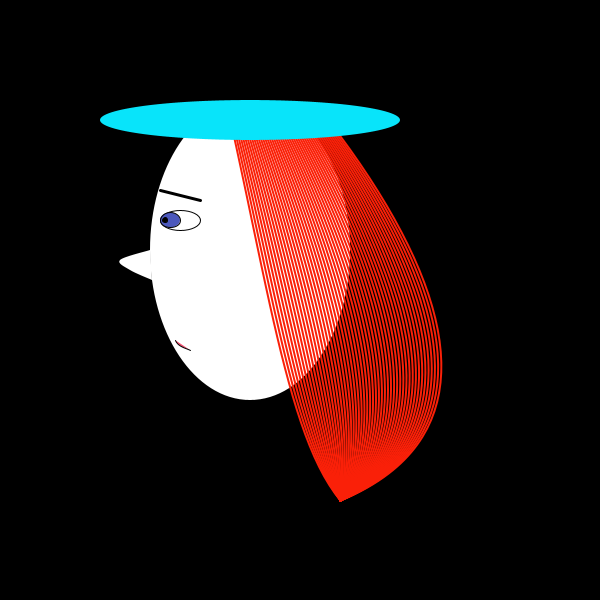
Frame 1 (no input)
Frame 60 (the mouse pressed at the canvas centre just before this capture): identical to frame 1, image omitted
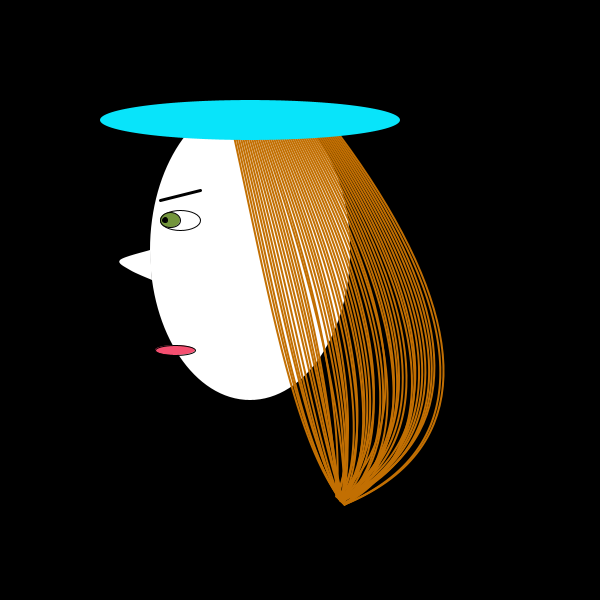
Frame 120 (the mouse held since frame 60 and released just before this capture)

The Processing sketch that drew these frames (run headless with seeded random() and noise(); from frame 60 on, the mouse is pressed at the canvas centre):

// Processing sketch: processing_85088
// ── processing_85088.pde

/*

funny face 
touch hair and see reaction
click mouse and see reaction

*/

boolean first_run = true;
int red_hair = 0;
int blue_hair = 0;
int green_hair = 0;
int click_count = 0;

void setup(){
  size(600,600);
  smooth();
   
}
 
void draw(){
  
 background(0);
 float[] move_on_x_range = new float[]{244, 441};
 float[] move_on_y_range = new float[]{145, 502};

   
 //head
 noStroke();
 fill(255);
 ellipse(250,250, 200, 300);
  
 //nose
 //triangle(150, 270, 160, 290, 120, 290);
  //stroke(0);
  beginShape();
  curveVertex(150, 250); // the first control point
  curveVertex(150, 250); // is also the start point of curve

  curveVertex(120, 260);
  curveVertex(130, 270);
  curveVertex(152, 280); // the last point of curve
  curveVertex(152, 280); // is also the last control point
  endShape();
  
 //eye brow
 stroke(0);
 strokeWeight(3);
 
 if ( mouseX > move_on_x_range[0] && mouseX < move_on_x_range[1] && mouseY > move_on_y_range[0] && mouseY < move_on_y_range[1]) {
   line(160, 200, 200, 190);

 }
 else {
   line( 200, 200,160, 190); 
   
 }
 
 //eye
 strokeWeight(1);
 stroke(0);
 fill(255);
 ellipse(180,220, 40, 20);
 
 if ( click_count == 0) { 
   fill(76,88,188);
 }
 else
 {
   fill(red_hair, blue_hair, green_hair);
 }
 ellipse(170,220,20, 15);
 fill(0);
 ellipse(165,220,5, 5);
  
  
 //mouth
 
  fill(245,79,112);
  if ( mouseX > move_on_x_range[0] && mouseX < move_on_x_range[1] && mouseY > move_on_y_range[0] && mouseY < move_on_y_range[1]) {
    
    ellipse(175, 350, 40, 10);
  }
  else {
    curve(175, 310, 175, 340, 190, 350, 190, 350);  
  }
  
  noFill();
  strokeWeight(2);
  //stroke(random(0, 255), random(0, 255), random(0,255));
  
  if (first_run) {
    red_hair = 250;
    blue_hair = 32;
    green_hair = 8;
  }
  
  if (mousePressed){
     red_hair = int(random(0, 255));
     blue_hair = int(random(0, 255));
     green_hair = int(random(0, 255));   
     click_count++;
  }
  
  stroke(red_hair,blue_hair,green_hair);
  
  //move_on_y_range
  for (int i = 0; i < 100; i+=2){
     int add_movement = 0;
     int random_incr = 0;
     //println(mouseX + ", " + mouseY);
     if ( mouseX > move_on_x_range[0] && mouseX < move_on_x_range[1] && mouseY > move_on_y_range[0] && mouseY < move_on_y_range[1]) {
       //add_movement = 50;
       random_incr = int(random(-5, 5));
     }
     //println("mousX = " + mouseX + "mousY = " + mouseY  + " add_movement = " + add_movement);  
     bezier(230+i,120, 270+(i*2),300,  290+ (i*2) +random_incr,440+random_incr, 340+random_incr,500 +random_incr);
  }
   
  first_run = false;
   
  //hatbv
  noStroke();
  fill(8,228,250);
  ellipse(250,120, 300, 40);
  //bezier(200,120, 270, 300 , 290,440, 340,500);
   
   
}
